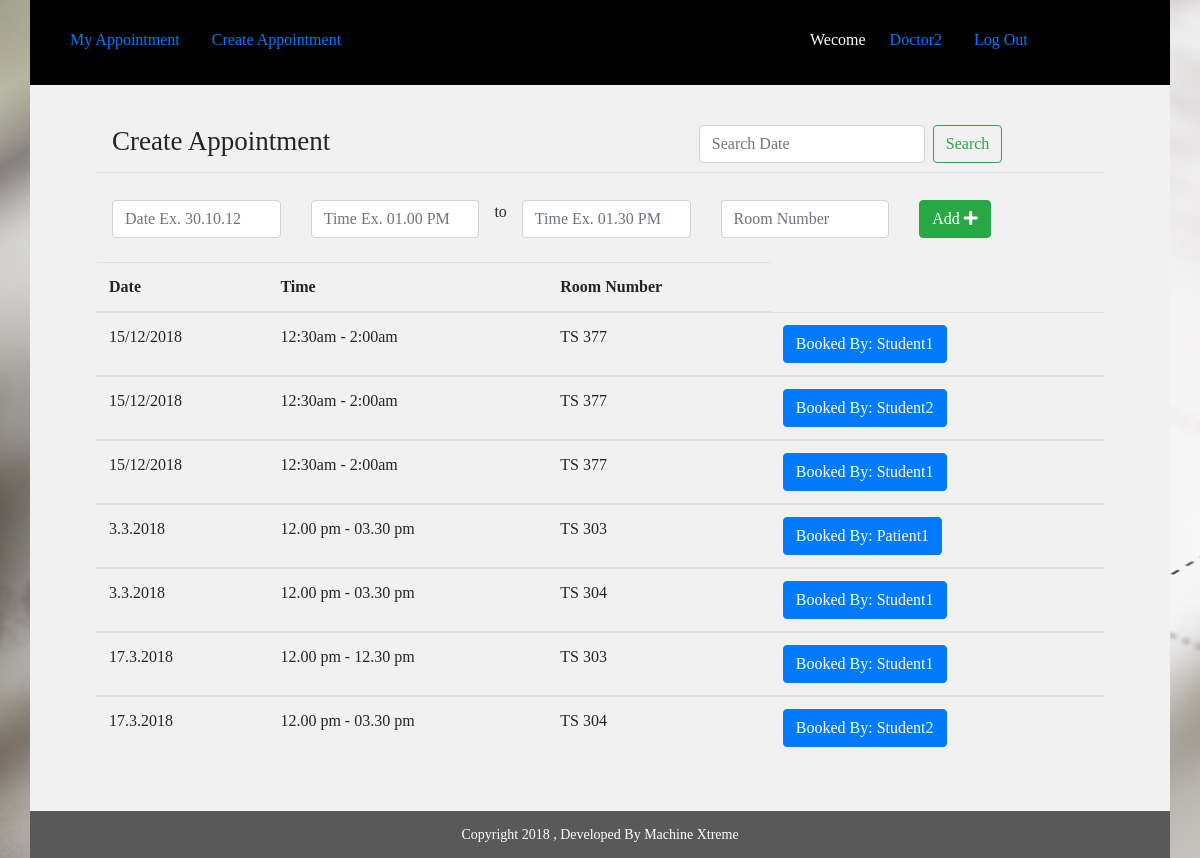
Screenshot of /teacher/create_appointment/ (signed in) with the database file from the repository.
### teacher/models.py (models this page shows, shortened)
class Appointment(models.Model):
	user=models.ForeignKey(settings.AUTH_USER_MODEL,blank=True, null=True,on_delete=models.DO_NOTHING)
	date=models.CharField(max_length=50)
	time_start=models.CharField(max_length=50)
	time_end=models.CharField(max_length=50)
	room_number=models.CharField(max_length=50)
	appointment_with=models.CharField(max_length=50,blank=True)
	update_time=models.DateField(auto_now=True, auto_now_add=False)
	frist_time=models.DateField(auto_now=False, auto_now_add=True)

### teacher/views.py (the view)
# urls.py: path('create_appointment/', views.teacher_appointment_list, name='teacher_appointment_list'),
def teacher_appointment_list(request):
	group_name=Group.objects.all().filter(user = request.user)# get logget user grouped name
	group_name=str(group_name[0]) # convert to string
	if "Doctor" == group_name:
		user_name=request.user.get_username()#Getting Username
		appointment_list = Appointment.objects.all().order_by("-id").filter(user=request.user)
		q=request.GET.get("q") #search start
		if q:
			appointment_list=appointment_list.filter(date__icontains=q)
		else:
			appointment_list = appointment_list #search end
		appointments= {
		    "query": appointment_list,
		    "user_name":user_name,
		    "form":AppointmentForm(),
		}
		form = AppointmentForm(request.POST or None)
		if form.is_valid():
			    saving=form.save(commit=False)
			    saving.user=request.user
			    saving.save()
			    messages.success(request, 'Post Created Sucessfully')
		return render(request, 'teacher_create_appointment.html', appointments )
	else:
		return redirect('http://127.0.0.1:8000/')

### teacher/forms.py
class AppointmentForm(forms.ModelForm):
	class Meta:
		model=Appointment
		fields=[
		    "date",
		    "time_start",
		    "time_end",
		    "room_number",
		    "appointment_with"
		]

### templates/teacher_create_appointment.html (shortened to what this page needs)
{% extends 'common_teacher.html' %}
{% block common_teacher %}
   <div class="student">
           <div class="container">
          <div class="row min-height">
              <div class="col-sm-12">
                            <div class="row main_boder">
                                <div class="col-sm-7">
                                     <h3 class="appointmnet_list">Create Appointment</h3>
                                </div>
                                <div class="col-sm-5">
                                      <form class="form-inline my-2 my-lg-0" method="GET" action="">
                                          <input class="form-control mr-sm-2" type="text" name="q" placeholder="Search Date" placeholder="Search With Name" aria-label="Search">
                                          <button class="btn btn-outline-success my-2 my-sm-0" type="submit" value="Search">Search</button>
                                       </form>
                                </div>
                            </div>
                          <form method="POST" action="">{% csrf_token %}
                               <div class="row" id="datepairExample">
                                  <div class="col">
                                    <input type="text" class="form-control date start"  name="{{form.date.name}}" required id="id_{{form.date.name}}" placeholder="Date Ex. 30.10.12 ">
                                  </div>
                                  <div class="col">
                                    <input type="text" class="form-control time start" name="{{form.time_start.name}}" required id="id_{{form.time_start.name}}" required placeholder="Time Ex. 01.00 PM">
                                  </div> to
                                  <div class="col">
                                    <input type="text" class="form-control time end" name="{{form.time_end.name}}" required id="id_{{form.time_end.name}}" required placeholder="Time Ex. 01.30 PM ">
                                  </div>
                                  <div class="col">
                                    <input type="text" class="form-control" name="{{form.room_number.name}}" required id="id_{{form.room_number.name}}" required placeholder="Room Number">
                                  </div>
                                  <div class="col">
                                    <button type="submit" class="btn btn-success">Add <i class="fas fa-plus"></i></button>
                                  </div>
                                </div>
                             </form>
                             <br>
      </div>
                             <table class="table">
                                       <thead>
                                        <tr>
                                          <th scope="col">Date</th>
                                          <th scope="col">Time</th>
                                          <th scope="col">Room Number</th>
                                        </tr>
                                      </thead>{% for appoint in query %}
                                      {% if appoint.appointment_with != '' %}
                                      <tbody>
                                        <tr>
                                          <td>{{appoint.date}}</td>
                                          <td>{{appoint.time_start}} - {{appoint.time_end}}</td>
                                          <td>{{appoint.room_number}}</td>
                                          <td><button title="Already booked, Not editable" type="button" class="btn btn-primary">Booked By: {{appoint.appointment_with}}</button></td>
                                        </tr>
                                      </tbody>{% endif %}
                                      {% endfor %}
                              </table>
              </div>
          </div>
      </div>
      <div class="footer">
           <div class="container">
          <div class="row">
              <div class="col-sm-12">
                             Copyright 2018 , Developed By Machine Xtreme
              </div>
          </div>
      </div>
      </div>
{% endblock common_teacher %}

### templates/common_teacher.html
{% extends 'common.html' %}
{% block body %}
   <div class="container ">
   	<div class="row studnet_nav">
   	             <div class="col-sm-8">
						     <ul class="nav nav-pills">
								  <li class="nav-item">
								    <a class="nav-link" href='{% url "teacher_home"%}'>My Appointment</a>
								  </li>
								  <li class="nav-item">
								    <a class="nav-link" href='{% url "teacher_appointment_list"%}'>Create Appointment</a>
								  </li>
							  </ul>
                  </div>
                 <div class="col-sm-4">
					     <ul class="nav nav-pills">
							  <li class="nav-item">
							    <p>Wecome </p>
							  </li>
							  <li class="nav-item">
							    <a class="nav-link" href="#">{{user_name}}</a>
							  </li>
							  <li class="nav-item">
							    <a class="nav-link" href='{% url "logout"%}'>Log Out</a>
							  </li>
						  </ul>
	       		 </div>
	  </div>
    </div>
    {% block common_teacher %}
    {% endblock common_teacher %}
{% endblock %}

### static/css/style.css (style rules this page uses)
.login { height: 723px; background: url(image/background.jpg); }
.row.studnet_nav { background: hsl(0, 0%, 16%); PADDING: 5PX; }
.row.studnet_nav { background: black; color: white; padding: 9px; padding-top: 20px; }
h3.appointmnet_list { padding: 19px 0px 10px 0px; font-weight: normal; font-size: 27px; }
.student .row { background: #f1f1f1; }
body { font-family: cursive;!important }
.footer .row { background: #595959; text-align: center; font-size: 14px; color: white; padding: 13px; }
li.nav-item p { padding: 8px; }
h3.appointmnet_list { padding: 19px 0px 6px 0px; margin-bottom: 27px; font-weight: normal; font-size: 27px; }
.min-height h3.appointmnet_list { padding: 0px 0px 6px 0px; margin-bottom: 9px; font-weight: normal; font-size: 27px; }
.row.min-height { background: #f1f1f1; padding: 20px 67px 36px 67px; }
.row.main_boder { margin-bottom: 27px; border-bottom: 1px solid #00000014; }
.row.min-height { background: #f1f1f1; padding: 40px 67px 36px 67px; min-height: 591px; }
.main_boder { border-bottom: 1px solid #00000014; }

### rows the page displays
Appointment: date "15/12/2018", time_start "12:30am", time_end "2:00am", room_number "TS 377", appointment_with "Student1"
Appointment: date "15/12/2018", time_start "12:30am", time_end "2:00am", room_number "TS 377", appointment_with "Student2"
Appointment: date "15/12/2018", time_start "12:30am", time_end "2:00am", room_number "TS 377", appointment_with "Student1"
Appointment: date "3.3.2018", time_start "12.00 pm", time_end "03.30 pm", room_number "TS 303", appointment_with "Patient1"
Appointment: date "3.3.2018", time_start "12.00 pm", time_end "03.30 pm", room_number "TS 304", appointment_with "Student1"
Appointment: date "17.3.2018", time_start "12.00 pm", time_end "12.30 pm", room_number "TS 303", appointment_with "Student1"
Appointment: date "17.3.2018", time_start "12.00 pm", time_end "03.30 pm", room_number "TS 304", appointment_with "Student2"

### other values shown
{{ user_name }} "Doctor2"
